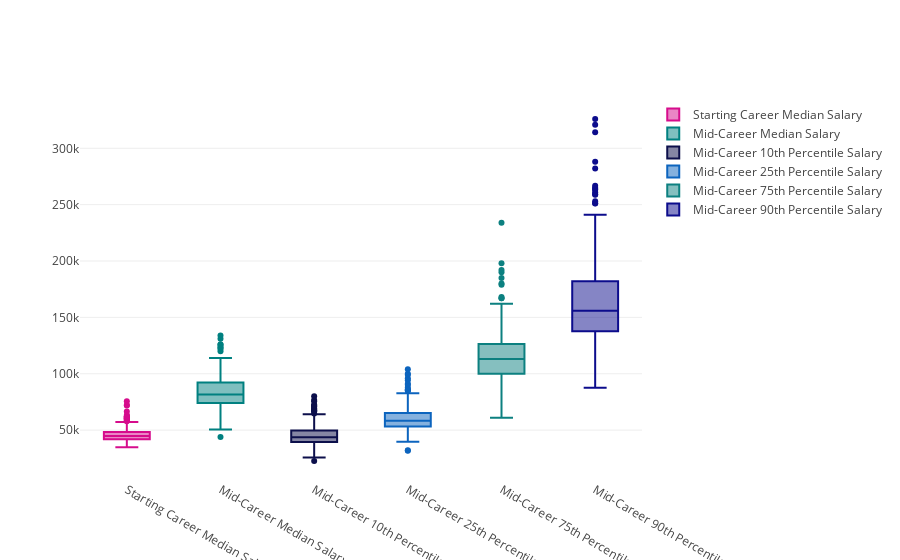

The cell this chart's notebook holds for it:
### Markdown cell above
### Salary Statistics <a id="17"></a>
<mark>[Return Contents](#0)
<hr>

### Code cell
# Colored Box Plot
# prepare data frame
df1 = salariesByCollege_df.sort_values('starting', ascending=False)

trace0 = go.Box(
    y=df1.starting,
    name = 'Starting Career Median Salary',
    marker = dict(
        color = 'rgb(214, 12, 140)',
    )
)
trace1 = go.Box(
    y=df1.midcareer,
    name = 'Mid-Career Median Salary',
    marker = dict(
        color = 'rgb(0, 128, 128)',
    )
)
trace2 = go.Box(
    y=df1.mid_p10,
    name = 'Mid-Career 10th Percentile Salary',
    marker = dict(
        color = 'rgb(12, 15, 75)',
    )
)
trace3 = go.Box(
    y=df1.mid_p25,
    name = 'Mid-Career 25th Percentile Salary',
    marker = dict(
        color = 'rgb(12, 100, 190)',
    )
)
trace4 = go.Box(
    y=df1.mid_p75,
    name = 'Mid-Career 75th Percentile Salary',
    marker = dict(
        color = 'rgb(12, 128, 128)',
    )
)
trace5 = go.Box(
    y=df1.mid_p90,
    name = 'Mid-Career 90th Percentile Salary',
    marker = dict(
        color = 'rgb(12, 12, 140)',
    )
)
data = [trace0, trace1,trace2,trace3,trace4,trace5]
iplot(data)

### Figure 1 — Plotly figure (JSON) as saved in the notebook; plotly's stock layout.template omitted (floating-point values rounded to 4 significant figures; data arrays with more than 128 entries replaced by an {"elided": "..."} marker saying what was removed)
{"data": [{"marker": {"color": "rgb(214, 12, 140)"}, "name": "Starting Career Median Salary", "y": {"elided": "269 int values"}, "type": "box", "uid": "21835705-76d6-4af4-9761-47a89810edf5"}, {"marker": {"color": "rgb(0, 128, 128)"}, "name": "Mid-Career Median Salary", "y": {"elided": "269 int values"}, "type": "box", "uid": "d93d7194-9155-41ab-820a-4fcb64d9cb90"}, {"marker": {"color": "rgb(12, 15, 75)"}, "name": "Mid-Career 10th Percentile Salary", "y": {"elided": "269 float values"}, "type": "box", "uid": "8e8ccd0d-5d5c-4152-9c8c-4825eb88426c"}, {"marker": {"color": "rgb(12, 100, 190)"}, "name": "Mid-Career 25th Percentile Salary", "y": {"elided": "269 int values"}, "type": "box", "uid": "cab4d3c1-c396-4ee2-9330-20773187ceb7"}, {"marker": {"color": "rgb(12, 128, 128)"}, "name": "Mid-Career 75th Percentile Salary", "y": {"elided": "269 int values"}, "type": "box", "uid": "3e4e23d4-073a-41fe-bccd-0a54f37cb636"}, {"marker": {"color": "rgb(12, 12, 140)"}, "name": "Mid-Career 90th Percentile Salary", "y": {"elided": "269 int values"}, "type": "box", "uid": "402f32ad-0656-466a-a7c6-790a2f25b08e"}], "layout": {}}
